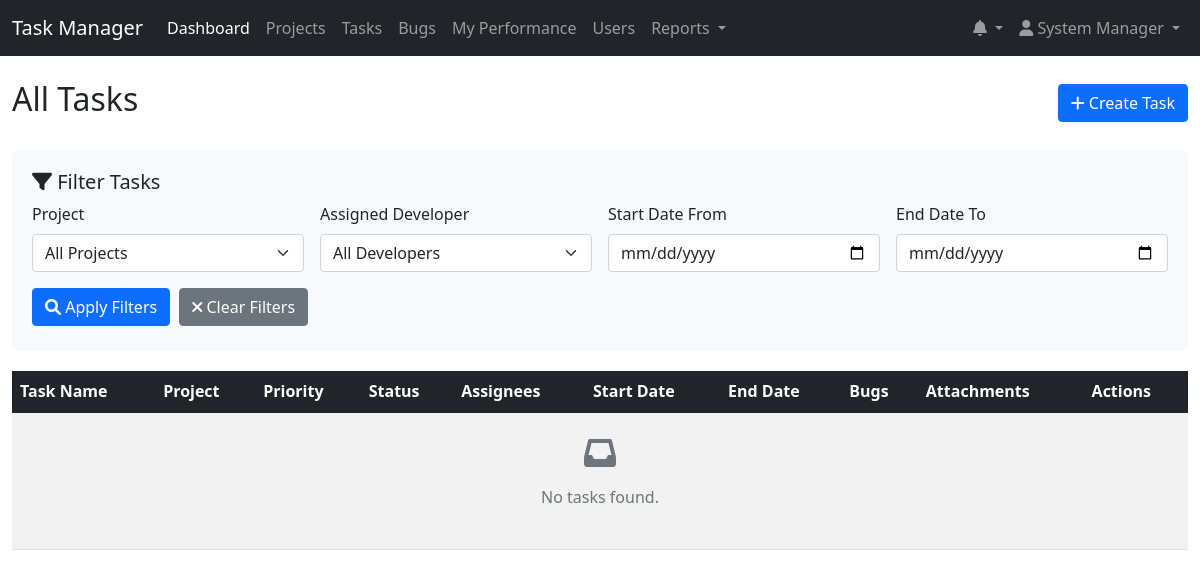
The app's page /tasks.php (signed in), older data.
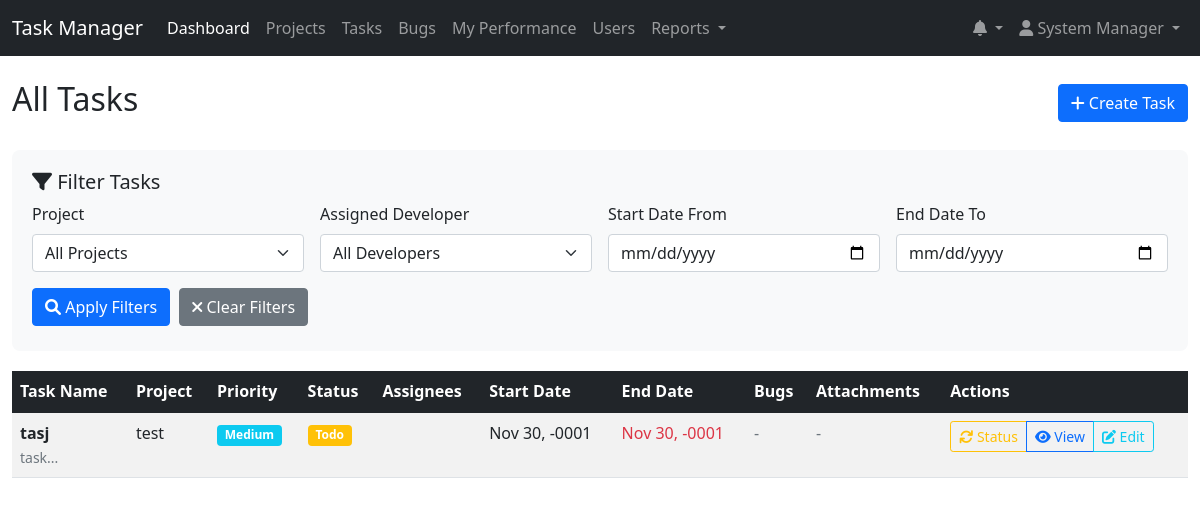
The same page, newer data.
### tables this page shows
CREATE TABLE `tasks` (
  `id` int(11) NOT NULL,
  `project_id` int(11) NOT NULL,
  `name` varchar(255) NOT NULL,
  `description` text DEFAULT NULL,
  `status` enum('todo','reopened','in_progress','await_release','in_review','closed') DEFAULT 'todo',
  `priority` enum('low','medium','high','critical') DEFAULT 'medium',
  `attachments` text DEFAULT NULL,
  `start_datetime` datetime DEFAULT NULL,
  `end_datetime` datetime DEFAULT NULL,
  `created_by` int(11) NOT NULL,
  `created_at` timestamp NOT NULL DEFAULT current_timestamp(),
  `updated_at` timestamp NOT NULL DEFAULT current_timestamp() ON UPDATE current_timestamp()
);

CREATE TABLE `projects` (
  `id` int(11) NOT NULL,
  `name` varchar(255) NOT NULL,
  `icon` varchar(255) DEFAULT NULL,
  `description` text DEFAULT NULL,
  `git_url` varchar(255) DEFAULT NULL,
  `status` enum('active','inactive','completed') DEFAULT 'active',
  `created_by` int(11) NOT NULL,
  `created_at` timestamp NOT NULL DEFAULT current_timestamp(),
  `updated_at` timestamp NOT NULL DEFAULT current_timestamp() ON UPDATE current_timestamp()
);

### tasks.php (the view, shortened to what the changed rows need)
<?php
$database = new Database();
$db = $database->getConnection();
$filter_project = $_GET['filter_project'] ?? '';
$filter_assignee = $_GET['filter_assignee'] ?? '';
$filter_start_date = $_GET['filter_start_date'] ?? '';
$filter_end_date = $_GET['filter_end_date'] ?? '';
if ($_SESSION['user_role'] == 'manager') {
    $tasks_query = "
        SELECT t.*, p.name as project_name,
               GROUP_CONCAT(DISTINCT u.name) as assignee_names,
               GROUP_CONCAT(DISTINCT u.id) as assignee_ids,
               COUNT(DISTINCT b.id) as bug_count,
               COUNT(DISTINCT a.id) as attachment_count
        FROM tasks t
        LEFT JOIN projects p ON t.project_id = p.id
        LEFT JOIN task_assignments ta ON t.id = ta.task_id
        LEFT JOIN users u ON ta.user_id = u.id
        LEFT JOIN bugs b ON t.id = b.task_id
        LEFT JOIN attachments a ON a.entity_type = 'task' AND a.entity_id = t.id
    ";
    $tasks_query .= " GROUP BY t.id ORDER BY t.created_at DESC";
}
$stmt = $db->prepare($tasks_query);
$stmt->execute();
$tasks = $stmt->fetchAll(PDO::FETCH_ASSOC);
$statusColors = [
    'closed' => 'success',
    'in_progress' => 'primary',
    'todo' => 'warning',
    'reopened' => 'info',
    'await_release' => 'info',
    'in_review' => 'info',
    'default' => 'secondary'
];
?>
<!DOCTYPE html>
<html lang="en">
<head>
    <link href="https://cdn.jsdelivr.net/npm/bootstrap@5.1.3/dist/css/bootstrap.min.css" rel="stylesheet">
    <link href="https://cdnjs.cloudflare.com/ajax/libs/font-awesome/6.0.0/css/all.min.css" rel="stylesheet">
</head>
<body>
    <?php include 'includes/header.php'; ?>
    <div class="container-fluid mt-4">
        <div class="row">
            <div class="col-12">
                <div class="d-flex justify-content-between align-items-center mb-4">
                    <h2>
                        <?= $_SESSION['user_role'] == 'manager' ? 'All Tasks' : 'My Tasks' ?>
                    </h2>
                </div>
                <div class="table-responsive">
                    <table class="table table-striped table-hover">
                        <thead class="table-dark">
                            <tr>
                                <th>Task Name</th>
                                <th>Project</th>
                                <th>Priority</th>
                                <th>Status</th>
                                <th>Assignees</th>
                                <th>Start Date</th>
                                <th>End Date</th>
                                <th>Bugs</th>
                                <th>Attachments</th>
                                <th>Actions</th>
                            </tr>
                        </thead>
                        <tbody>
                            <?php if (empty($tasks)): ?>
                            <tr>
                                <td colspan="10" class="text-center py-4">
                                    <div class="text-muted">
                                        <i class="fas fa-inbox fa-2x mb-3"></i>
                                        <p>No tasks found<?= (!empty($filter_project) || !empty($filter_assignee) || !empty($filter_start_date) || !empty($filter_end_date)) ? ' with the current filters' : '' ?>.</p>
                                    </div>
                                </td>
                            </tr>
                            <?php else: ?>
                            <?php foreach ($tasks as $task): ?>
                            <tr>
                                <td>
                                    <strong><?= htmlspecialchars($task['name']) ?></strong>
                                    <?php if ($task['description']): ?>
                                        <br><small class="text-muted"><?= substr(strip_tags($task['description']), 0, 50) ?>...</small>
                                    <?php endif; ?>
                                </td>
                                <td><?= htmlspecialchars($task['project_name']) ?></td>
                                <td>
                                    <span class="badge bg-<?=
                                        $task['priority'] == 'critical' ? 'danger' :
                                        ($task['priority'] == 'high' ? 'warning' :
                                        ($task['priority'] == 'medium' ? 'info' : 'success'))
                                    ?>">
                                        <?= ucfirst($task['priority']) ?>
                                    </span>
                                </td>
                                <td>
                                    <span class="badge bg-<?= $statusColors[$task['status']] ?? $statusColors['default'] ?>">
                                        <?= ucfirst(str_replace('_', ' ', $task['status'])) ?>
                                    </span>
                                </td>
                                <td><?= htmlspecialchars($task['assignee_names']) ?></td>
                                <td><?= $task['start_datetime'] ? date('M j, Y', strtotime($task['start_datetime'])) : '-' ?></td>
                                <td>
                                    <?php if ($task['end_datetime']): ?>
                                        <?php
                                        $end_date = strtotime($task['end_datetime']);
                                        $now = time();
                                        $diff = $end_date - $now;
                                        $days = floor($diff / (60 * 60 * 24));
                                        $class = 'text-muted';
                                        if ($days < 0) {
                                            $class = 'text-danger';
                                        } elseif ($days <= 2) {
                                            $class = 'text-warning';
                                        }
                                        ?>
                                        <span class="<?= $class ?>">
                                            <?= date('M j, Y', $end_date) ?>
                                        </span>
                                    <?php else: ?>
                                        -
                                    <?php endif; ?>
                                </td>
                                <td>
                                    <?php if ($task['bug_count'] > 0): ?>
                                        <span class="badge bg-danger"><?= $task['bug_count'] ?> bugs</span>
                                    <?php else: ?>
                                        <span class="text-muted">-</span>
                                    <?php endif; ?>
                                </td>
                                <td>
                                    <?php if ($task['attachment_count'] > 0): ?>
                                        <span class="badge bg-info">
                                            <i class="fas fa-paperclip"></i> <?= $task['attachment_count'] ?>
                                        </span>
                                    <?php else: ?>
                                        <span class="text-muted">-</span>
                                    <?php endif; ?>
                                </td>
                                <td>
                                    <div class="btn-group">
                                        <?php if ($_SESSION['user_role'] == 'manager' || in_array($_SESSION['user_id'], explode(',', $task['assignee_ids'] ?? ''))): ?>
                                        <button class="btn btn-sm btn-outline-warning update-task-status"
                                                data-task-id="<?= $task['id'] ?>"
                                                data-current-status="<?= $task['status'] ?>">
                                            <i class="fas fa-sync"></i> Status
                                        </button>
                                        <?php endif; ?>
                                        <a href="task_details.php?id=<?= $task['id'] ?>" class="btn btn-sm btn-outline-primary">
                                            <i class="fas fa-eye"></i> View
                                        </a>
                                        <?php if ($_SESSION['user_role'] == 'manager'): ?>
                                        <a href="?edit_task=<?= $task['id'] ?>" class="btn btn-sm btn-outline-info" data-bs-toggle="modal" data-bs-target="#editTaskModal">
                                            <i class="fas fa-edit"></i> Edit
                                        </a>
                                        <?php endif; ?>
                                    </div>
                                </td>
                            </tr>
                            <?php endforeach; ?>
                            <?php endif; ?>
                        </tbody>
                    </table>
                </div>
            </div>
        </div>
    </div>
</body>
</html>

Row changes from the older to the newer data that the page shows:
added tasks: name "tasj", description "task", project.name "test", priority "Medium", status "Todo", start_datetime "Nov 30, -0001", end_datetime "Nov 30, -0001"
Text that changed along with them:
text no longer shown: "No tasks found ."
